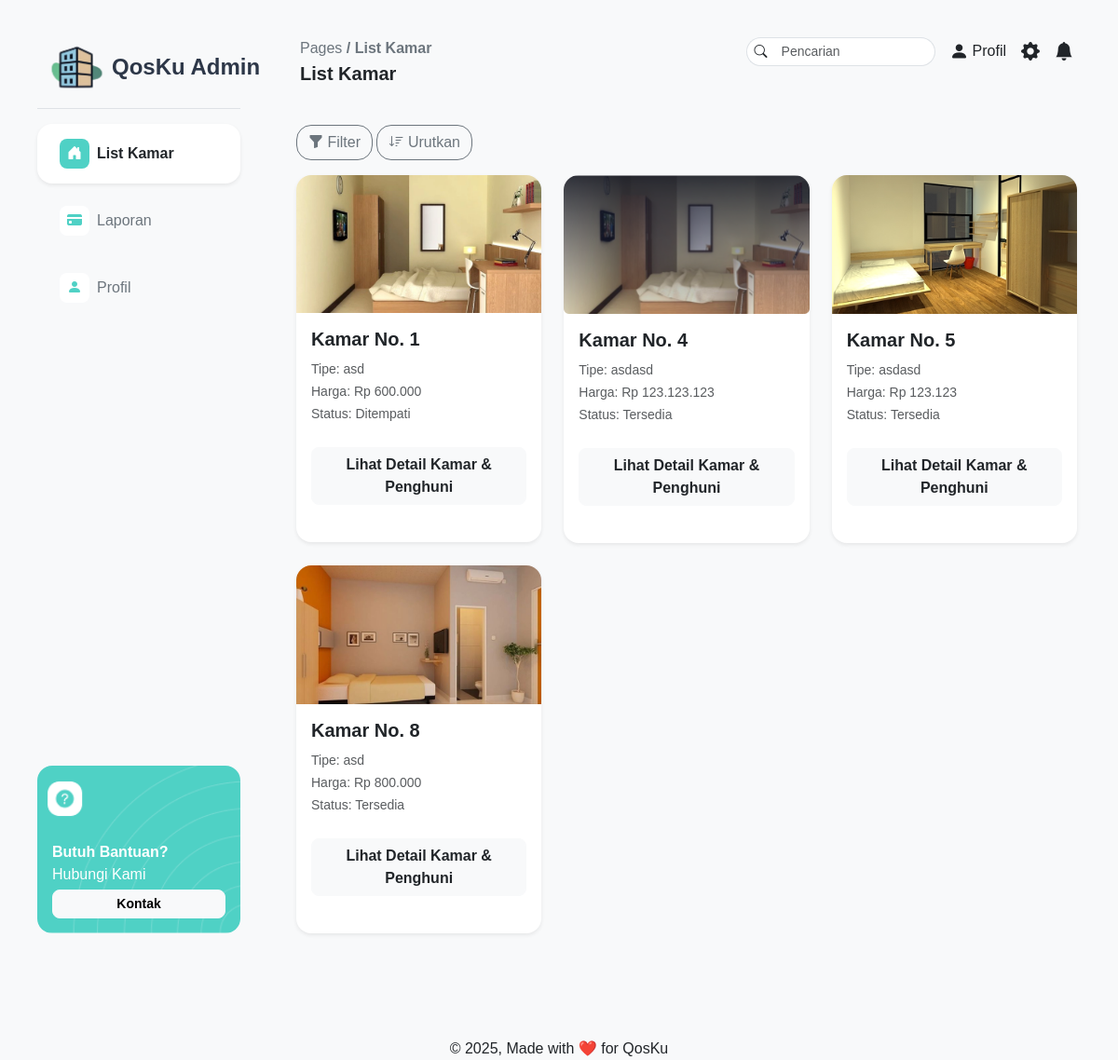
The page /pages/admin/dashboard.php (signed in) on the database its author committed.
### tables this page shows
CREATE TABLE `kamar_kos` (
  `idKamar` int(11) NOT NULL,
  `nomorKamar` int(11) NOT NULL,
  `tipeKamar` varchar(255) NOT NULL,
  `harga` int(11) NOT NULL,
  `statusKetersediaan` enum('Tersedia','Ditempati','Dalam Perbaikan') NOT NULL DEFAULT 'Tersedia',
  `deskripsi` varchar(255) NOT NULL,
  `gambar` varchar(255) NOT NULL
);

### pages/admin/dashboard.php (the view, shortened to what this page needs)
<?php
require_once '../../php/connect.php';
$query = "SELECT * FROM kamar_kos ORDER BY nomorKamar";
$result = $connect->query($query);
$rooms = [];
if ($result) {
  $rooms = $result->fetch_all(MYSQLI_ASSOC);
}
?>
<!DOCTYPE html>
<html lang="en">
<head>
  <link href="https://cdn.jsdelivr.net/npm/bootstrap@5.3.6/dist/css/bootstrap.min.css" rel="stylesheet"
>
  <link rel="stylesheet" href="../../assets/css/style.css">
  <link rel="stylesheet" href="https://cdn.jsdelivr.net/npm/bootstrap-icons@1.13.1/font/bootstrap-icons.min.css">
</head>
<body class="bg-light">
  <div class="d-flex min-vh-100 ms-4 me-4">
    <nav class="bg-transparent p-3 me-4 d-flex flex-column flex-shrink-0" style="width: 250px;">
      <a class="navbar-brand fw-bold fs-4 pt-3 border-bottom" href="#" style="color: #2D3748;">
        <img src="../../assets/img/QosKuIMG.png" class="mb-1" alt="Logo" height="80">QosKu Admin
      </a>
      <div class="flex-grow-1 mt-3 d-flex flex-column justify-content-between h-100">
        <ul class="nav flex-column">
          <li class="nav-item mb-2">
            <div class="bg-white rounded-4 shadow-sm py-2 px-2 d-flex align-items-center">
              <a href="#" class="nav-link text-dark fw-bold d-flex align-items-center gap-2">
                <span class="d-flex justify-content-center align-items-center rounded-3"
                  style="width: 32px; height: 32px; background-color: #4FD1C5;">
                  <i class="bi bi-house-door-fill text-white"></i>
                </span>
                List Kamar
              </a>
            </div>
          </li>
          <li class="nav-item mb-2">
            <div class="bg-transparent rounded-4 py-2 px-2 d-flex align-items-center">
              <a href="#" class="nav-link text-secondary d-flex align-items-center gap-2">
                <span class="d-flex justify-content-center align-items-center rounded-3 bg-white"
                  style="width: 32px; height: 32px;">
                  <i class="bi bi-credit-card-fill" style="color: #4FD1C5;"></i>
                </span>
                Laporan
              </a>
            </div>
          </li>
          <li class="nav-item mb-2">
            <div class="bg-transparent rounded-4 py-2 px-2 d-flex align-items-center">
              <a href="#" class="nav-link text-secondary d-flex align-items-center gap-2">
                <span class="d-flex justify-content-center align-items-center rounded-3 bg-white"
                  style="width: 32px; height: 32px;">
                  <i class="bi bi-person-fill" style="color: #4FD1C5;"></i>
                </span>
                Profil
              </a>
            </div>
          </li>
        </ul>
        <div class="position-relative mt-auto rounded-4"
          style="height: 180px; background-image: url('../../assets/img/backgroundHelp.png'); background-size: cover; background-position: center;">
          <div class="text-white position-absolute bottom-0 w-100 start-0 px-3 pb-3 text-white">
            <p class="fw-bold fs-6 mb-0">Butuh Bantuan?</p>
            <p class="fs-6 mt-0 mb-1">Hubungi Kami</p>
            <button class="btn btn-sm btn-light w-100 rounded-3 fw-bold">Kontak</button>
          </div>
        </div>
      </div>
    </nav>
    <div class="flex-grow-1">
      <div class="d-flex justify-content-between mt-4 px-4 pt-3 bg-transparent">
        <div>
          <p class="mb-0 fs-6 text-secondary">Pages <b>/ List Kamar</b></p>
          <p class="fs-5 fw-bold">List Kamar</p>
        </div>
        <div class="d-flex align-items-start gap-3">
          <div class="input-group input-group-sm">
            <span class="input-group-text bg-white rounded-4 border-end-0 rounded-end-0">
              <i class="bi bi-search"></i>
            </span>
            <input type="text" class="form-control border-start-0 rounded-4 rounded-start-0" placeholder="Pencarian">
          </div>
          <div class="d-flex align-items-center gap-1">
            <i class="bi bi-person-fill fs-5"></i>
            <span class="fs-6">Profil</span>
          </div>
          <i class="bi bi-gear-fill fs-5"></i>
          <i class="bi bi-bell-fill fs-5"></i>
        </div>
      </div>
      <div class="container-fluid pt-4 pb-3">
        <div class="d-flex justify-content-between align-items-center mb-3 px-2">
          <div>
            <button class="btn btn-outline-secondary rounded-4"><i class="bi bi-funnel-fill"></i> Filter</button>
            <button class="btn btn-outline-secondary rounded-4"><i class="bi bi-sort-down"></i> Urutkan</button>
          </div>
        </div>
        <div class="row g-4 px-2">
        <?php foreach ($rooms as $room): ?>
          <div class="col-md-4">
            <div class="card shadow-sm border-0 rounded-4 overflow-hidden">
              <?php
              $imagePath = !empty($room['gambar']) ? "../../assets/img/" . $room['gambar'] : "../../assets/img/backgroundKamar.png";
              ?>
              <img src="<?= $imagePath ?>" class="card-img-top" alt="Kamar No. <?= htmlspecialchars($room['nomorKamar']) ?>">
              <div class="card-body">
                <h5 class="card-title fw-bold">Kamar No. <?= htmlspecialchars($room['nomorKamar']) ?></h5>
                <p class="card-text">
                  <small class="text-muted">Tipe: <?= htmlspecialchars($room['tipeKamar']) ?></small><br>
                  <small class="text-muted">Harga: Rp <?= number_format($room['harga'], 0, ',', '.') ?></small><br>
                  <small class="text-muted">Status: <?= htmlspecialchars($room['statusKetersediaan']) ?></small>
                </p>
                <div class="d-flex justify-content-center my-4">
                  <button class="btn btn-light text-dark px-4 rounded-3 fw-bold w-100">Lihat Detail Kamar & Penghuni</button>
                </div>
              </div>
            </div>
          </div>
        <?php endforeach; ?>
      </div>
      </div>
    </div>
  </div>
  <div class="footer text-center mt-5 pt-5">
    &copy; 2025, Made with ❤️ for QosKu
  </div>
</body>
</html>

### assets/css/style.css (style rules this page uses)
body { font-family: Helvetica, Arial, sans-serif; }

### rows shown on the page
kamar_kos: gambar (picture), nomorKamar "1", tipeKamar "asd", harga "600.000", statusKetersediaan "Ditempati"
kamar_kos: shows a picture, nomorKamar "4", tipeKamar "asdasd", harga "123.123.123", statusKetersediaan "Tersedia"
kamar_kos: gambar (picture), nomorKamar "5", tipeKamar "asdasd", harga "123.123", statusKetersediaan "Tersedia"
kamar_kos: gambar (picture), nomorKamar "8", tipeKamar "asd", harga "800.000", statusKetersediaan "Tersedia"
